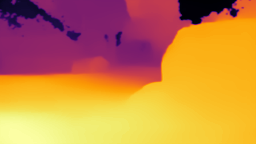
#> input picture Codigos/imagenes/img.png, 256 x 144 px, found by its file name; its folder holds 5 pictures in this run
$ python DepthSegmentation.py
#> lines starting #> are read from the running program, lines starting #| are printed output that depends on the picture
import numpy as np
import cv2
from matplotlib import pyplot as plt
from sympy import *
import os
import glob
from datetime import datetime

import numpy as np
import cv2
import glob


general='C:/Users/usuario/Desktop/Doctorado/Codigos/imagenes'
img=general+'/img.png'
img = cv2.imread(img,0)
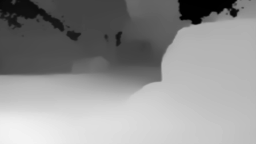
#> img: shape (144, 256); min 0, max 243, mean 146.1

frame1=np.where(np.logical_and(0<img,img<100))
#> frame1 = 12747 positions, rows 0 to 74, columns 0 to 243
peso1=np.extract(np.logical_and(0<img,img<100),img)
#> peso1 = 12747 values, max 99 at index 127, min 1 at index 146, mean 68.06

frame2=np.where(np.logical_and(0<img,img<150))
#> frame2 = 15054 positions, rows 0 to 86, columns 0 to 255
peso2=np.extract(np.logical_and(0<img,img<150),img)
#> peso2 = 15054 values, max 149 at index 4039, min 1 at index 179, mean 76.08

frame3=np.where(np.logical_and(0<img,img<200))
#> frame3 = 27721 positions, rows 0 to 143, columns 0 to 255
peso3=np.extract(np.logical_and(0<img,img<200),img)

xc3=int((sum(frame3[0]*peso3))/(sum(peso3)))
#> xc3 = 67
yc3=int((sum(frame3[1]*peso3))/(sum(peso3)))
#> yc3 = 153

xc2=int((sum(frame2[0]*peso2))/(sum(peso2)))
#> xc2 = 40
yc2=int((sum(frame2[1]*peso2))/(sum(peso2)))
#> yc2 = 104

xc1=int((sum(frame1[0]*peso1))/(sum(peso1)))
#> xc1 = 36
yc1=int((sum(frame1[1]*peso1))/(sum(peso1)))
#> yc1 = 92

print(xc1,yc1)
#| 36 92


_, thres1 = cv2.threshold(img,100,255,cv2.THRESH_TOZERO)
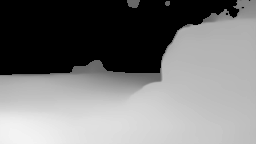
#> thres1: shape (144, 256); min 0, max 243, mean 122.1
_, thres2 = cv2.threshold(img,150,200,cv2.THRESH_TOZERO)
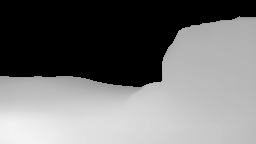
#> thres2: shape (144, 256); min 0, max 243, mean 114.9
_, thres3 = cv2.threshold(img,200,150,cv2.THRESH_TOZERO)
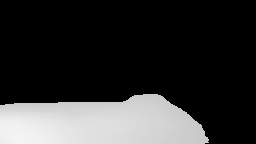
#> thres3: shape (144, 256); min 0, max 243, mean 49.6

img=cv2.circle(thres1,(yc1,xc1),10,(255,255,0),2)
cv2.imshow('img',thres1)
cv2.waitKey()

img=cv2.circle(thres2,(yc2,xc2),10,(255,255,0),2)
cv2.imshow('img',thres2)
cv2.waitKey()

img=cv2.circle(thres3,(yc3,xc3),10,(255,255,0),2)
cv2.imshow('img',thres3)
cv2.waitKey()


img_ = np.zeros((144,256,3),np.uint8)
img_[36:108,64:192,0]=img[36:108,64:192]
img_[18:126,32:224,1]=img[18:126,32:224]
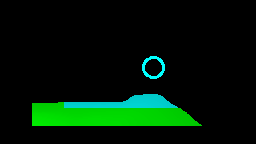
#> img_: shape (144, 256, 3); mean of channels 0, 1, 2 6.5, 24.2, 0; drawn as B, G, R
img_[:,:,2]=img
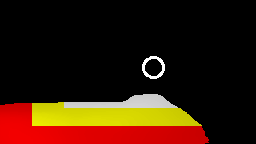
#> img_: shape (144, 256, 3); mean of channels 0, 1, 2 6.5, 24.2, 51; drawn as B, G, R
img=img_

cv2.line(img,(0,72),(256,72),(255,255,0),1)
cv2.line(img,(128,0),(128,144),(255,255,0),1)

cv2.line(img,(0,144),(128,72),(255,0,0),1)
cv2.line(img,(256,144),(128,72),(255,0,0),1)

cv2.rectangle(img,(64,36),(192,108),(0,255,0),1)
cv2.rectangle(img,(32,18),(224,126),(0,255,0),1)
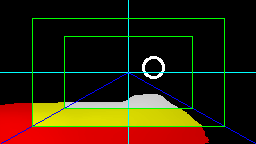
#> img: shape (144, 256, 3); mean of channels 0, 1, 2 10.8, 32.6, 48.4; drawn as B, G, R


cv2.imshow('img',img)
cv2.waitKey()
